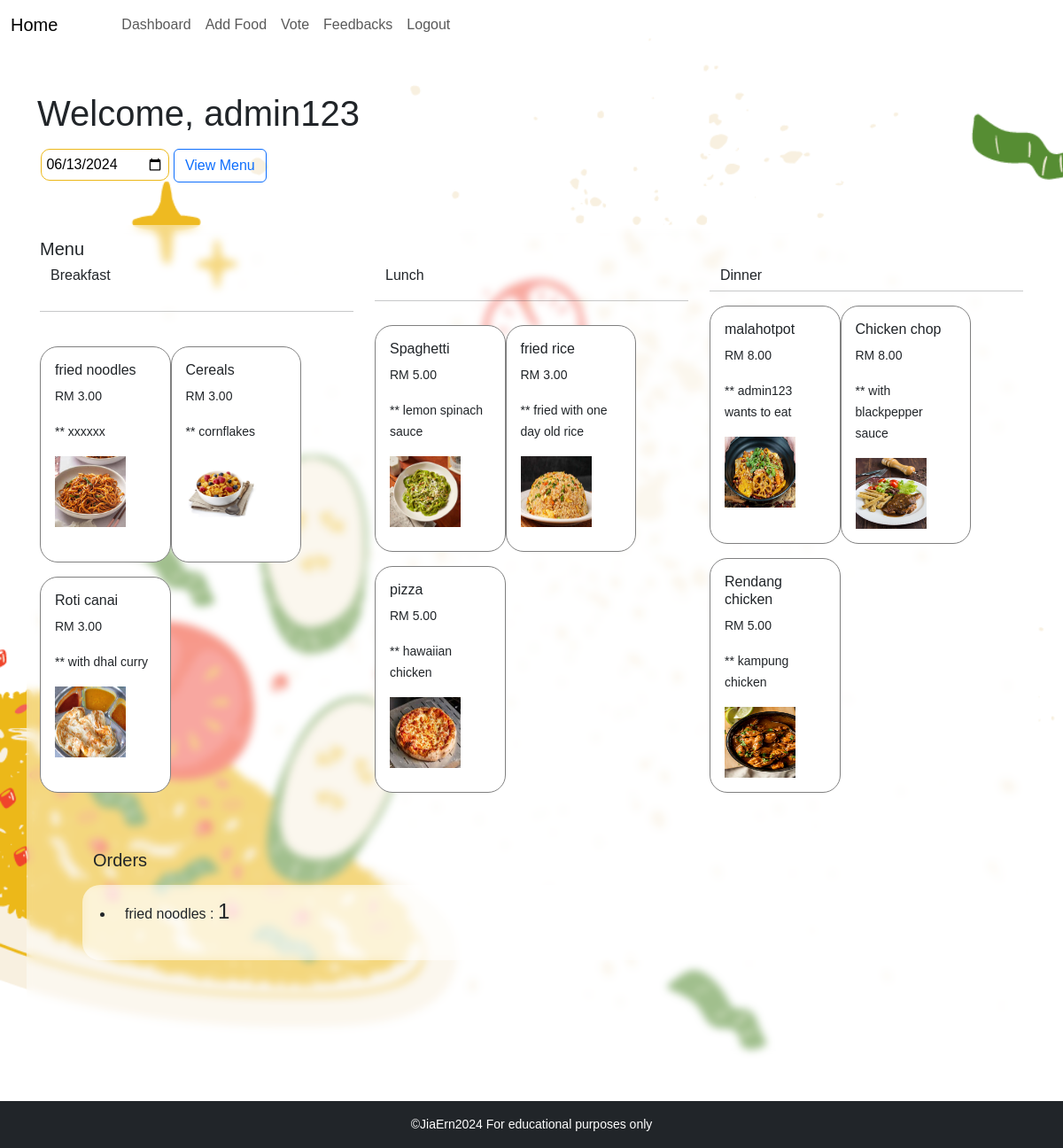
Screenshot of /views/pages/dashboard.php (signed in) with the database file from the repository.
### tables this page shows
CREATE TABLE `categories` (
  `id` int(11) NOT NULL,
  `name` varchar(255) NOT NULL
);

CREATE TABLE `foods` (
  `id` int(11) NOT NULL,
  `name` varchar(255) NOT NULL,
  `price` decimal(10,2) NOT NULL,
  `description` text DEFAULT NULL,
  `image` varchar(255) DEFAULT NULL,
  `category_id` int(11) NOT NULL,
  `isActive` tinyint(1) NOT NULL
);

### views/pages/dashboard.php (the view, shortened to what this page needs)
<?php
function get_content() {
    require_once '../../controllers/connection.php';
    $selected_date = isset($_POST['menu_date']) ? $_POST['menu_date'] : date('Y-m-d');
?>
<head>
    <link rel="stylesheet" href="../../css/dashboard.css">
</head>
<div class="container my-5">
    <h1>Welcome, <?php echo $_SESSION['user_info']['username'] ?></h1>
    <form method="post" class="my-3">
        <input type="date" id="menu_date" name="menu_date" value="<?php echo $selected_date; ?>" style="border: 1px solid #ECB819; border-radius: 10px; padding:5px;">
        <button type="submit" class="btn btn-outline-primary">View Menu</button>
    </form>
</div>
<?php
    $query = "SELECT categories.name AS category_name,
    foods1.name AS food_name_1, foods1.image AS food_image_1, foods1.price AS food_price_1, foods1.description AS food_description_1,
    foods2.name AS food_name_2, foods2.image AS food_image_2, foods2.price AS food_price_2, foods2.description AS food_description_2,
    foods3.name AS food_name_3, foods3.image AS food_image_3, foods3.price AS food_price_3, foods3.description AS food_description_3
    FROM menus
    JOIN categories ON menus.category_id = categories.id
    LEFT JOIN foods AS foods1 ON menus.food_id_1 = foods1.id
    LEFT JOIN foods AS foods2 ON menus.food_id_2 = foods2.id
    LEFT JOIN foods AS foods3 ON menus.food_id_3 = foods3.id
    WHERE menus.menu_date = '$selected_date';";
    $result = mysqli_query($cn, $query);
    $menus = mysqli_fetch_all($result, MYSQLI_ASSOC);
?>
<div class="dashboard-section container mb-5">
    <h5>Menu</h5>
    <div class="row">
    <?php if(empty($menus)): ?>
            <div class="alert alert-warning my-5">No menu found.</div>
    <?php else: ?>
        <?php foreach ($menus as $menu): ?>
        <div class="col-md-4 row mx-auto ">
            <h6><?php echo  $menu['category_name'] ; ?></h6>
            <hr>
            <?php for ($i = 1; $i < 4; $i++):
                $food_name = 'food_name_' . $i;
                $food_image = 'food_image_' . $i;
                $food_price = 'food_price_' . $i;
                $food_desc = 'food_description_' . $i;
                if (!empty($menu[$food_name])):
            ?>
                <div class="col-md-5 mb-3 foods p-3">
                    <h6><?php echo $menu[$food_name]; ?></h6>
                    <p><small>RM <?php echo  $menu[$food_price]?></small></p>
                    <p><small>** <?php echo  $menu[$food_desc]?></small></p>
                    <img src="<?php echo  $menu[$food_image]?>" alt="" style="width:80px; height:80px">
                </div>
                <?php endif;?>
            <?php endfor; ?>
        </div>
        <?php endforeach; ?>
    <?php endif;?>
    </div>
    <?php
    $query = "SELECT foods.id,foods.name, SUM(product_orders.quantity) AS total_quantity
    FROM product_orders
    JOIN orders ON product_orders.order_id = orders.id
    JOIN foods ON product_orders.food_id = foods.id
    WHERE orders.purchase_date = '$selected_date'
    GROUP BY foods.id, foods.name, foods.image, foods.price;";
    $result = mysqli_query($cn, $query);
    $orders = mysqli_fetch_all($result, MYSQLI_ASSOC);
    if(!empty($orders)):
    ?>
    <div class="row mx-auto mb-5 row-gap-2 p-5">
        <h5>Orders</h5>
        <div class=" dashboard-section p-3">
        <ul class="d-flex row">
            <?php  foreach ($orders as $order) : ?>
                    <li>
                        <h6><?php echo $order['name'] ?> : <span class="fs-4"><?php echo $order['total_quantity']?></span></h6>
                    </li>
            <?php endforeach; ?>
        </ul>
        </div>
    </div>
    <?php endif;?>
</div>
<?php
}
require_once '../template/layout.php';
?>

### views/template/layout.php (shortened to what this page needs)
<!doctype html>
<html lang="en">
  <head>
    <link href="https://cdn.jsdelivr.net/npm/bootstrap@5.3.3/dist/css/bootstrap.min.css" rel="stylesheet">
    <link rel="stylesheet" href="https://cdn.jsdelivr.net/npm/bootstrap-icons@1.11.3/font/bootstrap-icons.min.css">
  </head>
  <body>
    <?php require_once 'nav.php';?>
    <main >
        <?php get_content();?>
    </main>
    <?php require_once 'footer.php';?>
  </body>
</html>

### views/template/nav.php (shortened to what this page needs)
<nav class="navbar navbar-expand-lg bg-blur">
  <div class="container-fluid gap-5">
  <?php if (isset($_SESSION['user_info'])):?>
    <a class="navbar-brand" href="/views/pages/<?php echo $_SESSION['user_info']['isAdmin'] ? "dashboard" : "home" ?>.php"><?php echo isset($_SESSION['user_info'])? "Home" : ""?></a>
    <div class="collapse navbar-collapse" id="navbarNavAltMarkup">
      <div class="navbar-nav">
        <?php if(isset($_SESSION['user_info']) && $_SESSION['user_info']['isAdmin']):?>
        <a class="nav-link" href="/views/pages/dashboard.php">Dashboard</a>
        <a class="nav-link" href="/views/pages/add_food.php">Add Food</a>
        <?php endif?>
        <a class="nav-link" href="/views/pages/vote.php">Vote</a>
        <?php if(isset($_SESSION['user_info']) && $_SESSION['user_info']['isAdmin']):?>
        <a class="nav-link" href="/views/pages/feedback.php">Feedbacks</a>
        <?php endif?>
        <a class="nav-link" href="/controllers/users/process_logout.php">Logout</a>
      </div>
    </div>
    <?php endif;?>
  </div>
</nav>

### views/template/footer.php (shortened to what this page needs)
<footer class="bg-dark text-white text-center py-3 d-flex  justify-content-center align-items-center">
    <small>&copy;JiaErn2024 For educational purposes only </small>
</footer>

### css/dashboard.css (style rules this page uses)
body { overflow-x: hidden; font-family: "Franklin Gothic Medium", "Arial Narrow", Arial, sans-serif; background-image: url(/images/dashboard_bg.png); background-size: cover; background-repeat: none; }
.dashboard-section { background-color: rgba(255, 255, 255, 0.444); backdrop-filter: blur(5px); padding: 15px; border-radius: 20px; }
.foods { background-color: white; border-radius: 20px; transition: 0.3s; border: 1px solid grey; }

### rows the page displays
categories: name "Breakfast", foods.name "fried noodles", foods.price "3.00", foods.description "xxxxxx", foods.image (picture), foods.name "Cereals", foods.description "cornflakes", foods.name "Roti canai", foods.description "with dhal curry"
categories: name "Lunch", foods.name "Spaghetti", foods.price "5.00", foods.description "lemon spinach sauce", foods.image (picture), foods.name "fried rice", foods.price "3.00", foods.description "fried with one day old rice", foods.name "pizza", foods.description "hawaiian chicken"
categories: name "Dinner", foods.name "malahotpot", foods.price "8.00", foods.description "admin123 wants to eat", foods.image (picture), foods.name "Chicken chop", foods.description "with blackpepper sauce", foods.name "Rendang chicken", foods.price "5.00", foods.description "kampung chicken"
foods: name "fried noodles", total_quantity "1"

### other values shown
$_SESSION['user_info']['username'] "admin123"
